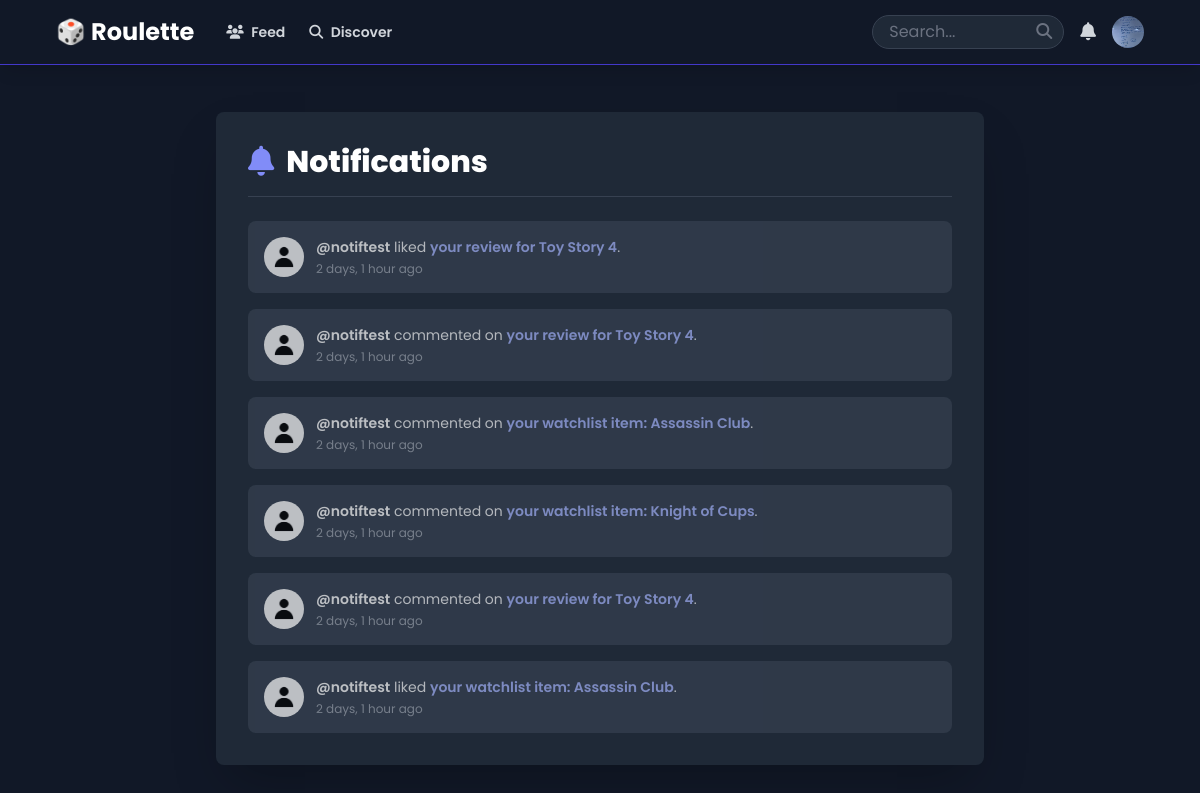
/notifications/ (signed in), run on an earlier commit of the app's database.
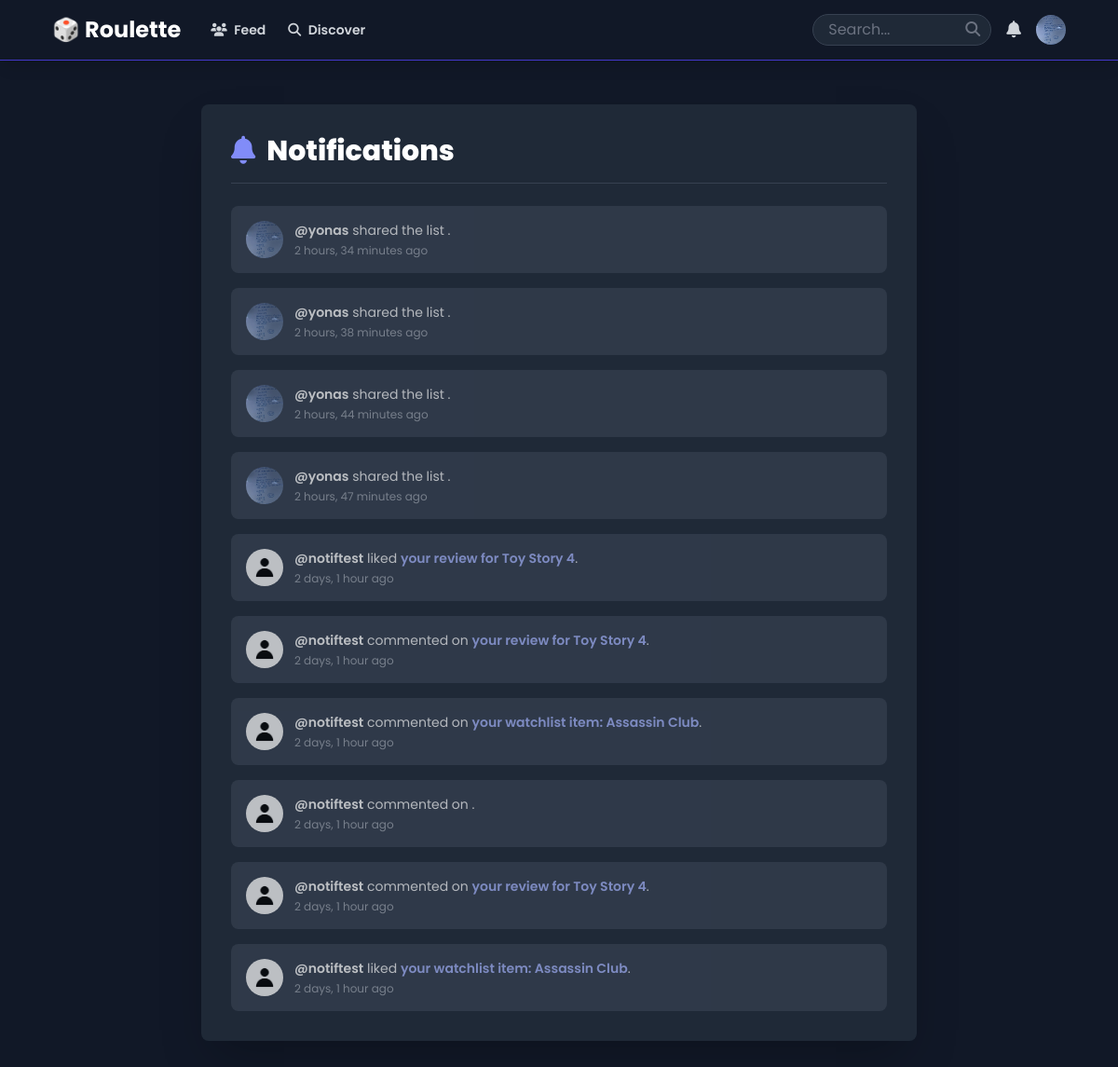
And on a later commit of the database.
### users/models.py (models this page shows, shortened)
class Profile(models.Model):
    user = models.OneToOneField(settings.AUTH_USER_MODEL, on_delete=models.CASCADE)
    is_favorites_private = models.BooleanField(default=False)
    bio = models.TextField(max_length=500, blank=True)
    image = models.ImageField(default='default.jpg', upload_to='profile_pics')

### roulette/models.py (models this page shows, shortened)
class Notification(models.Model):
    recipient = models.ForeignKey(settings.AUTH_USER_MODEL, related_name='notifications', on_delete=models.CASCADE)
    actor = models.ForeignKey(settings.AUTH_USER_MODEL, related_name='actions', on_delete=models.CASCADE, null=True, blank=True)
    verb = models.CharField(max_length=255)
    target_content_type = models.ForeignKey(ContentType, on_delete=models.CASCADE, null=True, blank=True, related_name='target_notifications')
    target_object_id = models.PositiveIntegerField(null=True, blank=True)
    target = GenericForeignKey('target_content_type', 'target_object_id')
    action_object_content_type = models.ForeignKey(ContentType, on_delete=models.CASCADE, null=True, blank=True, related_name='action_object_notifications')
    action_object_object_id = models.PositiveIntegerField(null=True, blank=True)
    action_object = GenericForeignKey('action_object_content_type', 'action_object_object_id')
    timestamp = models.DateTimeField(default=timezone.now) # Use timezone.now
    read = models.BooleanField(default=False)
    class Meta:
        ordering = ['-timestamp'] # Show newest first

class UserReview(models.Model):
    user = models.ForeignKey(settings.AUTH_USER_MODEL, on_delete=models.CASCADE, related_name='reviews')
    tmdb_id = models.IntegerField()
    content_type = models.CharField(max_length=10, choices=UserContent.ContentType.choices)
    rating = models.PositiveSmallIntegerField(
        validators=[MinValueValidator(1), MaxValueValidator(10)]
    )
    review_text = models.TextField(blank=True)
    timestamp = models.DateTimeField(auto_now_add=True)
    title = models.CharField(max_length=255, default='')
    poster_path = models.CharField(max_length=255, blank=True, null=True, default='')
    class Meta:
        unique_together = ('user', 'tmdb_id', 'content_type')
        ordering = ['-timestamp']

class UserContent(models.Model):
    class ListType(models.TextChoices):
        FAVORITE = 'FAVORITE', 'Favorite'
        HISTORY = 'HISTORY', 'History'
        WATCHLIST = 'WATCHLIST', 'Watchlist'
        CUSTOM = 'CUSTOM', 'Custom'
    class ContentType(models.TextChoices):
        MOVIE = 'MOVIE', 'Movie'
        TV = 'TV', 'TV Show'
    user = models.ForeignKey(settings.AUTH_USER_MODEL, on_delete=models.CASCADE)
    tmdb_id = models.IntegerField()
    title = models.CharField(max_length=255)
    poster_path = models.CharField(max_length=255, blank=True, null=True)
    release_year = models.CharField(max_length=4, blank=True, null=True)
    list_type = models.CharField(max_length=10, choices=ListType.choices)
    content_type = models.CharField(max_length=10, choices=ContentType.choices, default=ContentType.MOVIE)
    timestamp = models.DateTimeField(auto_now_add=True)
    custom_list = models.ForeignKey(
        UserList,  # Make sure the UserList model is defined *before* this class
        on_delete=models.CASCADE,
        related_name='items',
        null=True,
        blank=True
    )
    class Meta:
        unique_together = ('user', 'tmdb_id', 'content_type', 'list_type', 'custom_list')
        ordering = ['-timestamp']

### roulette/views.py (the view)
# urls.py: path('notifications/', views.notifications_view, name='notifications'),
@login_required
def notifications_view(request):
    notifications = request.user.notifications.all() # Or Notification.objects.filter(recipient=request.user)
    unread_notifications = notifications.filter(read=False)
    unread_notifications.update(read=True) # Update the 'read' status in the database
    context = {
        'notifications': notifications # Pass the original queryset to the template
    }
    return render(request, 'roulette/notifications.html', context)

### roulette/context_processors.py (called while the page is built)
def unread_notifications_count(request):
    if request.user.is_authenticated:
        count = Notification.objects.filter(recipient=request.user, read=False).count()
        return {'unread_notifications_count': count}
    return {'unread_notifications_count': 0} # Return 0 if user is not logged in

### roulette/templates/roulette/notifications.html (shortened to what this page needs)
{% extends 'roulette/base.html' %}
{% block content %}
<div class="bg-gray-800 p-6 md:p-8 rounded-lg shadow-2xl max-w-3xl mx-auto">
    <h2 class="text-3xl font-extrabold text-white mb-6 border-b border-gray-700 pb-4">
        <i class="fas fa-bell mr-3 text-indigo-400"></i>Notifications
    </h2>
    <div class="space-y-4">
        {% for notification in notifications %}
            <div class="p-4 rounded-lg flex items-start space-x-3 {% if not notification.read %}bg-gray-700 border-l-4 border-indigo-500{% else %}bg-gray-700 opacity-70{% endif %}">
                {% if notification.actor %}
                    <a href="{% url 'roulette:user_profile' username=notification.actor.username %}">
                        <img src="{{ notification.actor.profile.image.url }}" class="w-10 h-10 rounded-full object-cover flex-shrink-0" alt="{{ notification.actor.username }}'s profile picture">
                    </a>
                {% else %}
                    <div class="w-10 h-10 flex-shrink-0"></div>
                {% endif %}
                <div class="flex-grow text-sm">
                    {% if notification.actor %}
                        <a href="{% url 'roulette:user_profile' username=notification.actor.username %}" class="font-semibold text-white hover:underline">@{{ notification.actor.username }}</a>
                    {% endif %}
                    {{ notification.verb }}
                    {% if notification.target %}
                        {% with target=notification.target %}
                            {% if notification.target_content_type.model == 'userreview' %}
                                <a href="{% url 'roulette:content_detail' content_type=target.content_type|lower tmdb_id=target.tmdb_id %}" class="font-semibold text-indigo-300 hover:underline">your review for {{ target.title }}</a>.
                            {% elif notification.target_content_type.model == 'usercontent' %}
                                {% if target.list_type == 'FAVORITE' %}
                                    <a href="{% url 'roulette:content_detail' content_type=target.content_type|lower tmdb_id=target.tmdb_id %}" class="font-semibold text-indigo-300 hover:underline">your favorite: {{ target.title }}</a>.
                                {% elif target.list_type == 'WATCHLIST' %}
                                     <a href="{% url 'roulette:content_detail' content_type=target.content_type|lower tmdb_id=target.tmdb_id %}" class="font-semibold text-indigo-300 hover:underline">your watchlist item: {{ target.title }}</a>.
                                {% elif target.list_type == 'CUSTOM' and target.custom_list %}
                                     <a href="{% url 'roulette:list_detail' list_id=target.custom_list.id %}" class="font-semibold text-indigo-300 hover:underline">item in your list "{{ target.custom_list.name }}": {{ target.title }}</a>.
                                {% else %}
                                    <a href="{% url 'roulette:content_detail' content_type=target.content_type|lower tmdb_id=target.tmdb_id %}" class="font-semibold text-indigo-300 hover:underline">"{{ target.title }}"</a>.
                                {% endif %}
                            {% else %}
                                (an item).
                            {% endif %}
                        {% endwith %}
                    {% else %}
                        .
                    {% endif %}
                    <p class="text-xs text-gray-400 mt-1">{{ notification.timestamp|timesince }} ago</p>
                </div>
            </div>
        {% empty %}
            <p class="text-center text-gray-500 py-8">You have no notifications yet.</p>
        {% endfor %}
    </div>
</div>
{% endblock %}

### roulette/templates/roulette/base.html (shortened to what this page needs)
<!DOCTYPE html>
<html lang="en">
<head>
    <script src="https://cdn.tailwindcss.com"></script>
    <link rel="stylesheet" href="https://cdnjs.cloudflare.com/ajax/libs/font-awesome/6.5.1/css/all.min.css">
</head>
<body class="min-h-screen flex flex-col items-center p-4 md:p-8">
    <nav class="fixed top-0 left-0 right-0 z-50 bg-gray-900 border-b border-indigo-700 shadow-lg">
        <div class="max-w-6xl mx-auto px-4 sm:px-6 lg:px-8">
            <div class="flex items-center justify-between h-16">
                <div class="flex items-center space-x-8">
                    <a href="{% url 'roulette:roulette_view' %}" class="text-2xl font-bold text-white hover:text-indigo-400 transition-colors">
                        🎲 Roulette
                    </a>
                    <div class="hidden md:flex items-center space-x-6">
                        <a href="{% url 'roulette:feed' %}" class="text-gray-300 hover:text-white transition-colors text-sm font-semibold"> <i class="fas fa-users mr-1"></i> Feed </a>
                        <a href="{% url 'roulette:discover' %}" class="text-gray-300 hover:text-white transition-colors text-sm font-semibold"> <i class="fas fa-search mr-1"></i> Discover </a>
                    </div>
                </div>
                <div class="hidden md:flex items-center space-x-4">
                    <form action="{% url 'roulette:search_results' %}" method="GET" class="relative">
                        <input type="text" name="q" placeholder="Search..." class="bg-gray-800 border border-gray-700 rounded-full py-1 pl-4 pr-10 text-white placeholder-gray-500 focus:outline-none focus:ring-2 focus:ring-indigo-500 w-48">
                        <button type="submit" class="absolute right-3 top-1/2 transform -translate-y-1/2 text-gray-500"> <i class="fas fa-search"></i> </button>
                    </form>
                    {% if user.is_authenticated %}
                         <a href="{% url 'roulette:notifications' %}" class="relative text-gray-300 hover:text-white transition-colors text-lg" title="Notifications">
                            <i class="fas fa-bell"></i>
                        </a>
                        <div class="relative dropdown">
                            <button id="user-menu-button" type="button" class="flex items-center text-sm rounded-full focus:outline-none focus:ring-2 focus:ring-offset-2 focus:ring-offset-gray-900 focus:ring-indigo-500" aria-expanded="false" aria-haspopup="true">
                                <img src="{{ user.profile.image.url }}" class="w-8 h-8 rounded-full object-cover">
                            </button>
                        </div>
                    {% else %}
                        <a href="{% url 'users:login' %}" class="text-gray-300 hover:text-white transition-colors text-sm font-semibold">Log In</a>
                        <a href="{% url 'users:signup' %}" class="bg-indigo-600 text-white py-2 px-4 rounded-md hover:bg-indigo-700 transition-colors text-sm font-semibold">Sign Up</a>
                    {% endif %}
                </div>
    </nav>
    <main class="w-full max-w-4xl pt-20">
        {% block content %}
        {% endblock %}
    </main>
</html>

What changed in the data, as far as the page shows it:
added Notification: actor.profile.image (picture), actor.username "yonas", verb "shared the list", timestamp "2 hours, 34 minutes"
added Notification: actor.profile.image (picture), actor.username "yonas", verb "shared the list", timestamp "2 hours, 38 minutes"
added Notification: actor.profile.image (picture), actor.username "yonas", verb "shared the list", timestamp "2 hours, 44 minutes"
added Notification: actor.profile.image (picture), actor.username "yonas", verb "shared the list", timestamp "2 hours, 47 minutes"
shown differently, row unchanged: Notification (number 8 of 10 on the later page): target "Knight of Cups" → (not shown)
